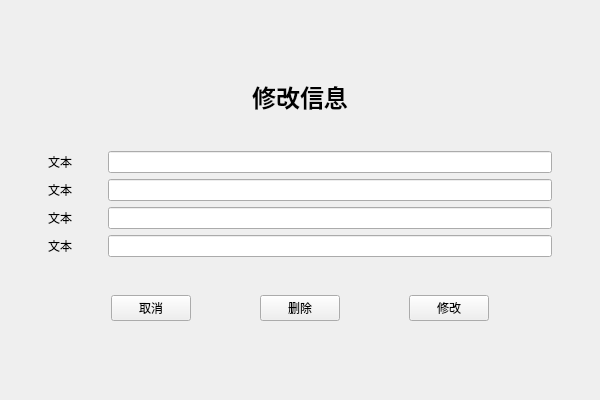
<?xml version="1.0" encoding="UTF-8"?>
<ui version="4.0">
 <class>Mod</class>
 <widget class="QMainWindow" name="Mod">
  <property name="geometry">
   <rect>
    <x>0</x>
    <y>0</y>
    <width>600</width>
    <height>400</height>
   </rect>
  </property>
  <property name="windowTitle">
   <string>修改信息</string>
  </property>
  <widget class="QWidget" name="center">
   <layout class="QVBoxLayout" name="vlay">
    <property name="leftMargin">
     <number>48</number>
    </property>
    <property name="topMargin">
     <number>48</number>
    </property>
    <property name="rightMargin">
     <number>48</number>
    </property>
    <property name="bottomMargin">
     <number>48</number>
    </property>
    <item>
     <spacer name="vsp1">
      <property name="orientation">
       <enum>Qt::Vertical</enum>
      </property>
      <property name="sizeHint" stdset="0">
       <size>
        <width>20</width>
        <height>40</height>
       </size>
      </property>
     </spacer>
    </item>
    <item>
     <layout class="QHBoxLayout" name="hlay1">
      <item>
       <widget class="QLabel" name="label1">
        <property name="font">
         <font>
          <pointsize>18</pointsize>
          <bold>true</bold>
         </font>
        </property>
        <property name="text">
         <string>修改信息</string>
        </property>
        <property name="alignment">
         <set>Qt::AlignCenter</set>
        </property>
       </widget>
      </item>
     </layout>
    </item>
    <item>
     <spacer name="vsp2">
      <property name="orientation">
       <enum>Qt::Vertical</enum>
      </property>
      <property name="sizeHint" stdset="0">
       <size>
        <width>20</width>
        <height>40</height>
       </size>
      </property>
     </spacer>
    </item>
    <item>
     <layout class="QFormLayout" name="flay">
      <property name="horizontalSpacing">
       <number>36</number>
      </property>
      <item row="0" column="0">
       <widget class="QLabel" name="label2">
        <property name="text">
         <string>文本</string>
        </property>
       </widget>
      </item>
      <item row="0" column="1">
       <widget class="QLineEdit" name="ledit1"/>
      </item>
      <item row="1" column="0">
       <widget class="QLabel" name="label3">
        <property name="text">
         <string>文本</string>
        </property>
       </widget>
      </item>
      <item row="2" column="0">
       <widget class="QLabel" name="label4">
        <property name="text">
         <string>文本</string>
        </property>
       </widget>
      </item>
      <item row="1" column="1">
       <widget class="QLineEdit" name="ledit2"/>
      </item>
      <item row="2" column="1">
       <widget class="QLineEdit" name="ledit3"/>
      </item>
      <item row="3" column="0">
       <widget class="QLabel" name="label5">
        <property name="text">
         <string>文本</string>
        </property>
       </widget>
      </item>
      <item row="3" column="1">
       <widget class="QLineEdit" name="ledit4"/>
      </item>
     </layout>
    </item>
    <item>
     <spacer name="vsp3">
      <property name="orientation">
       <enum>Qt::Vertical</enum>
      </property>
      <property name="sizeHint" stdset="0">
       <size>
        <width>20</width>
        <height>40</height>
       </size>
      </property>
     </spacer>
    </item>
    <item>
     <layout class="QHBoxLayout" name="hlay2">
      <item>
       <spacer name="hsp1">
        <property name="orientation">
         <enum>Qt::Horizontal</enum>
        </property>
        <property name="sizeHint" stdset="0">
         <size>
          <width>40</width>
          <height>20</height>
         </size>
        </property>
       </spacer>
      </item>
      <item>
       <widget class="QPushButton" name="pbtn1">
        <property name="sizePolicy">
         <sizepolicy hsizetype="Fixed" vsizetype="Fixed">
          <horstretch>0</horstretch>
          <verstretch>0</verstretch>
         </sizepolicy>
        </property>
        <property name="text">
         <string>取消</string>
        </property>
       </widget>
      </item>
      <item>
       <spacer name="hsp2">
        <property name="orientation">
         <enum>Qt::Horizontal</enum>
        </property>
        <property name="sizeHint" stdset="0">
         <size>
          <width>40</width>
          <height>20</height>
         </size>
        </property>
       </spacer>
      </item>
      <item>
       <widget class="QPushButton" name="pbtn2">
        <property name="sizePolicy">
         <sizepolicy hsizetype="Fixed" vsizetype="Fixed">
          <horstretch>0</horstretch>
          <verstretch>0</verstretch>
         </sizepolicy>
        </property>
        <property name="text">
         <string>删除</string>
        </property>
       </widget>
      </item>
      <item>
       <spacer name="hsp3">
        <property name="orientation">
         <enum>Qt::Horizontal</enum>
        </property>
        <property name="sizeHint" stdset="0">
         <size>
          <width>40</width>
          <height>20</height>
         </size>
        </property>
       </spacer>
      </item>
      <item>
       <widget class="QPushButton" name="pbtn3">
        <property name="sizePolicy">
         <sizepolicy hsizetype="Fixed" vsizetype="Fixed">
          <horstretch>0</horstretch>
          <verstretch>0</verstretch>
         </sizepolicy>
        </property>
        <property name="text">
         <string>修改</string>
        </property>
       </widget>
      </item>
      <item>
       <spacer name="hsp4">
        <property name="orientation">
         <enum>Qt::Horizontal</enum>
        </property>
        <property name="sizeHint" stdset="0">
         <size>
          <width>40</width>
          <height>20</height>
         </size>
        </property>
       </spacer>
      </item>
     </layout>
    </item>
    <item>
     <spacer name="vsp4">
      <property name="orientation">
       <enum>Qt::Vertical</enum>
      </property>
      <property name="sizeHint" stdset="0">
       <size>
        <width>20</width>
        <height>40</height>
       </size>
      </property>
     </spacer>
    </item>
   </layout>
  </widget>
 </widget>
 <resources/>
 <connections/>
</ui>
